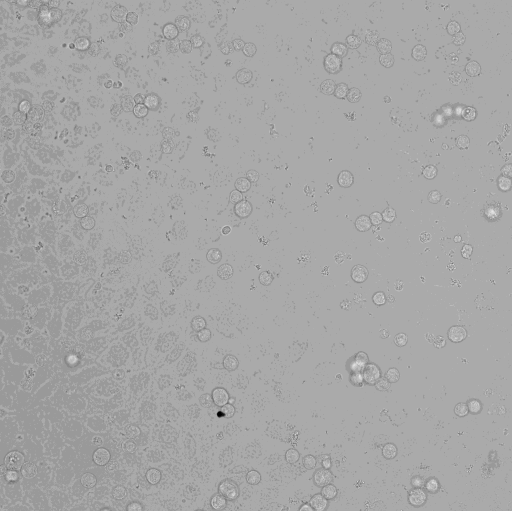
#> input picture fig3/round2/runs_rejected/claude_code_python_box1_cancer_r3_attempt1/subject_folder/image.tif, 1024 x 1022 px, found by its file name (shown at 1/2 size)
$ python proto.py
#> lines starting #> are read from the running program, lines starting #| are printed output that depends on the picture; after the words box and inside, x2 and y2 are one past the last pixel; in counts of white or black regions, pixels touching at a corner belong together; long printed decimals are rounded
import numpy as np, tifffile
from scipy import ndimage as ndi
from skimage import filters, morphology, measure, segmentation, io, color
im=tifffile.imread('/home/user/sessions/s002/image.tif').astype(float)
#> im: shape (1022, 1024) float64; min 151, max 4009, mean 2615.1
bg=ndi.gaussian_filter(im,30); f=im-bg
#> after `bg = ndi.gaussian_filter(im, 30)`:
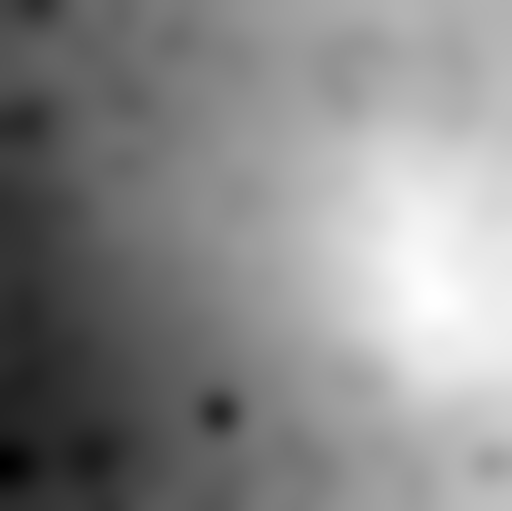
#> bg: shape (1022, 1024) float64 (shown at 1/2 size); min 2486.1, max 2725.6, mean 2615.1; drawn with min black and max white
sd=np.sqrt(np.maximum(ndi.uniform_filter(f**2,7)-ndi.uniform_filter(f,7)**2,0))
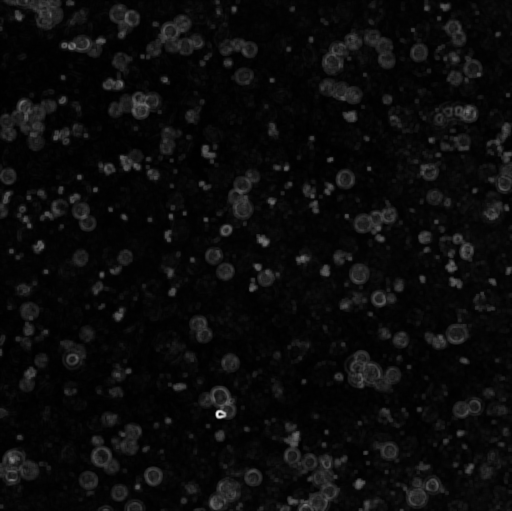
#> sd: shape (1022, 1024) float64 (shown at 1/2 size); min 8.76, max 1105.9, mean 58.7; drawn with min black and max white
sd=ndi.gaussian_filter(sd,1)
t=filters.threshold_otsu(sd); print('otsu',t, np.percentile(sd,[50,90,99]))
#> after `t = filters.threshold_otsu(sd)`: t = 105.3
#| otsu 105.283 [ 34.023 146.810 286.686]
dark=f< -2.0*f.std()*0.6
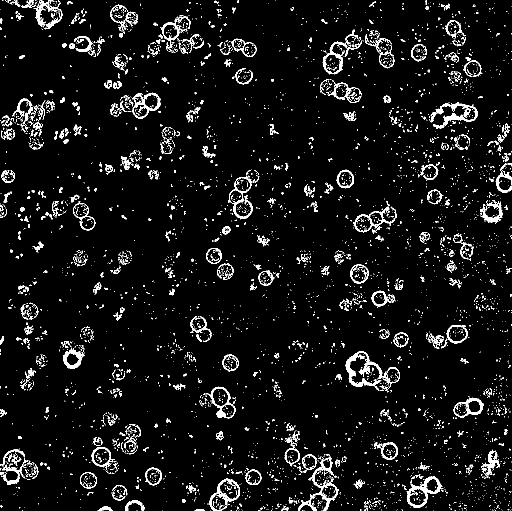
#> dark: shape (1022, 1024) bool (shown at 1/2 size); 6% white in thin lines or dots
for name,m in [('sd',sd>t)]:
    pass
#> this loop made 1 pass
#> name on pass 1: 'sd'
import sys
k=float(sys.argv[1]) if len(sys.argv)>1 else 1.0
m=sd>t*k
#> m: shape (1022, 1024) bool; 15.8% white; 383 white regions (55 under 20 px), largest, box (x1, y1, x2, y2) and area: (566, 845, 695, 1022) 8946, (0, 196, 113, 301) 5872, (695, 700, 802, 782) 4994
m=morphology.binary_closing(m,morphology.disk(3))
#> m: shape (1022, 1024) bool; 16.3% white; 336 white regions (40 under 20 px), largest, box (x1, y1, x2, y2) and area: (553, 845, 695, 1022) 9627, (0, 192, 134, 301) 6277, (644, 60, 790, 149) 5889
m=ndi.binary_fill_holes(m)
m=morphology.binary_opening(m,morphology.disk(5))
#> m: shape (1022, 1024) bool; 14.6% white; 183 white regions, largest, box (x1, y1, x2, y2) and area: (557, 845, 695, 1022) 9420, (0, 196, 113, 301) 5976, (696, 700, 802, 782) 5080
m=morphology.remove_small_objects(m,200)
d=ndi.distance_transform_edt(m); d=ndi.gaussian_filter(d,2)
pk=measure.label(morphology.h_maxima(d,0.7))
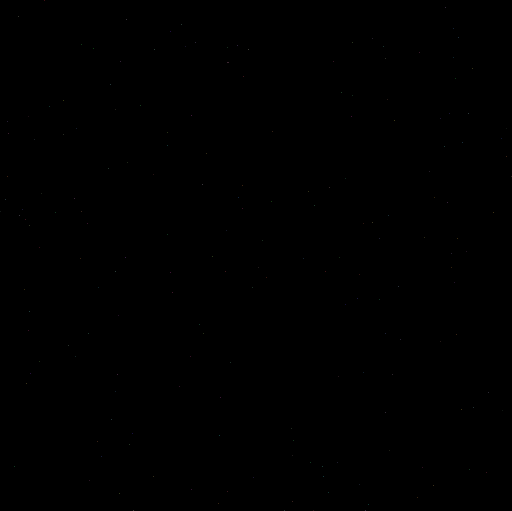
#> pk: shape (1022, 1024) int64 (shown at 1/2 size); 185 distinct labels, from 0 to 184; one colour per label, 0 black
lab=segmentation.watershed(-d,pk,mask=m)
#> lab: shape (1022, 1024) int64; 185 distinct labels, from 0 to 184
out=[]
for r in measure.regionprops(lab):
    if r.area<250 or r.area>2500 or r.solidity<0.6: lab[lab==r.label]=0
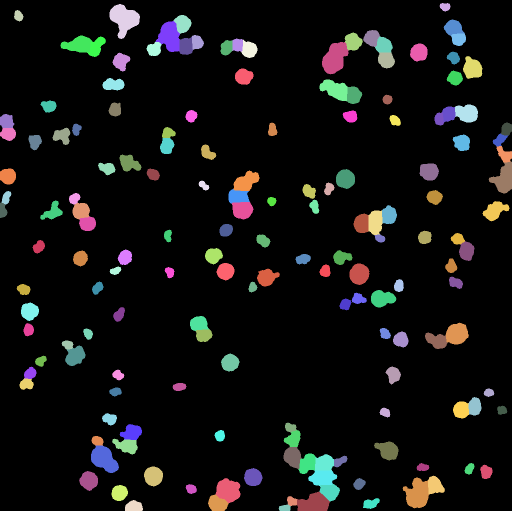
#> lab: shape (1022, 1024) int64 (shown at 1/2 size); 164 distinct labels, from 0 to 183; one colour per label, 0 black
lab,_,_=segmentation.relabel_sequential(lab)
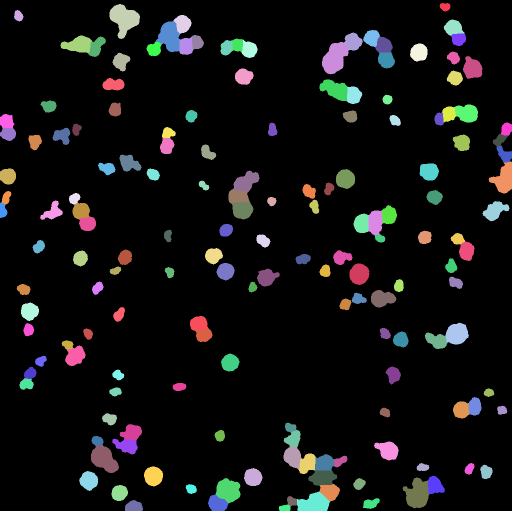
#> lab: shape (1022, 1024) int64 (shown at 1/2 size); 164 distinct labels, from 0 to 163; one colour per label, 0 black
print(lab.max(), np.median([r.area for r in measure.regionprops(lab)]))
#| 163 660.0
ov=segmentation.mark_boundaries(np.clip((im-im.min())/(np.percentile(im,99.8)-im.min()),0,1),lab,color=(1,0,0))
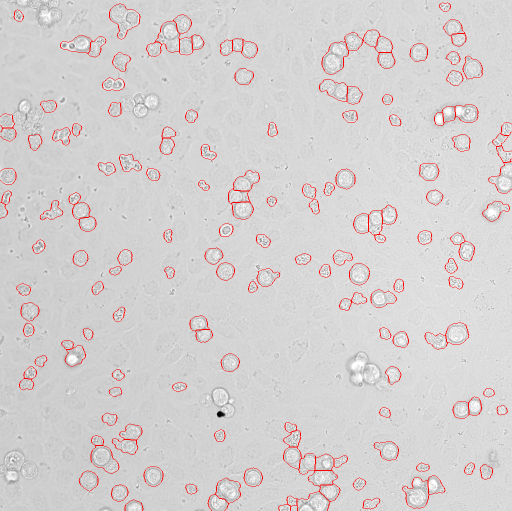
#> ov: shape (1022, 1024, 3) float64 (shown at 1/2 size); mean R, G, B 0.837, 0.819, 0.819
io.imsave('ov.png',(ov*255).astype(np.uint8))
